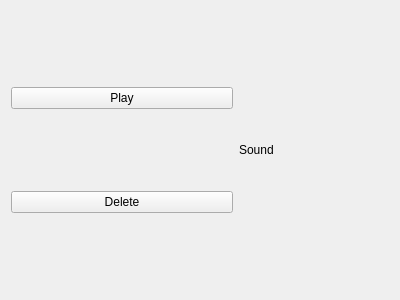
<?xml version="1.0" encoding="UTF-8"?>
<ui version="4.0">
 <class>BARPatternBar</class>
 <widget class="QWidget" name="BARPatternBar">
  <property name="geometry">
   <rect>
    <x>0</x>
    <y>0</y>
    <width>400</width>
    <height>300</height>
   </rect>
  </property>
  <property name="windowTitle">
   <string>Form</string>
  </property>
  <layout class="QHBoxLayout" name="horizontalLayout">
   <item>
    <layout class="QVBoxLayout" name="verticalLayout">
     <item>
      <widget class="QPushButton" name="buttonPatternPlay">
       <property name="text">
        <string>Play</string>
       </property>
      </widget>
     </item>
     <item>
      <widget class="QPushButton" name="buttonPatternDelete">
       <property name="text">
        <string>Delete</string>
       </property>
      </widget>
     </item>
    </layout>
   </item>
   <item>
    <widget class="QLabel" name="labelPatternName">
     <property name="sizePolicy">
      <sizepolicy hsizetype="Fixed" vsizetype="Preferred">
       <horstretch>0</horstretch>
       <verstretch>0</verstretch>
      </sizepolicy>
     </property>
     <property name="minimumSize">
      <size>
       <width>150</width>
       <height>0</height>
      </size>
     </property>
     <property name="text">
      <string>Sound</string>
     </property>
    </widget>
   </item>
  </layout>
 </widget>
 <resources/>
 <connections/>
</ui>
